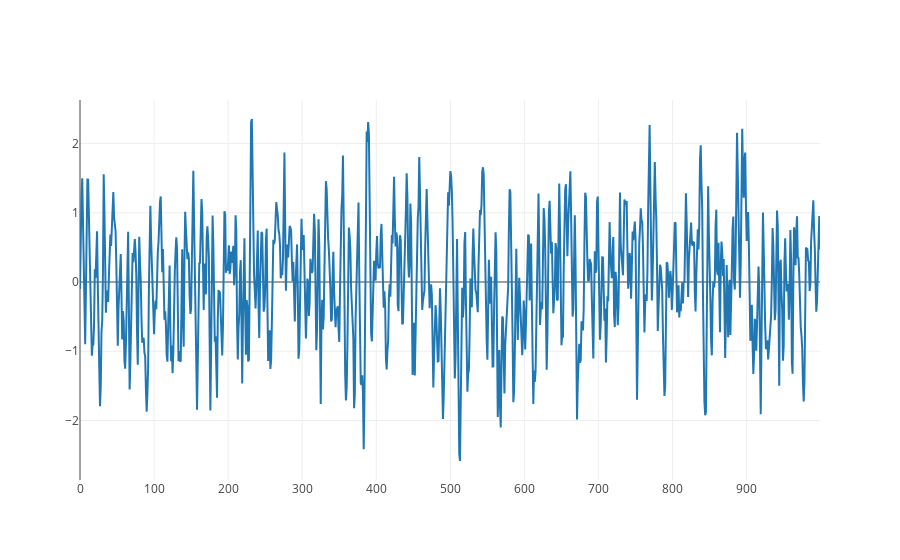

The code cell stored with this chart in its notebook:
### Code cell
trace1 = go.Scatter(
    y = X.T[0],
    x = np.arange(nobs),
    name = 'ARMA'
)

data = [trace1]
py.iplot(data, filename='ARMA')

### Figure 1 — Plotly figure (JSON) as saved in the notebook; plotly's stock layout.template omitted (floating-point values rounded to 4 significant figures; data arrays with more than 128 entries replaced by an {"elided": "..."} marker saying what was removed)
{"data": [{"name": "ARMA", "type": "scatter", "uid": "069da2c8-678b-400e-81b9-04aae19d8693", "x": {"elided": "1000 int values"}, "y": {"elided": "1000 float values"}}], "layout": {"autosize": true, "xaxis": {"autorange": true, "range": [0, 999], "type": "linear"}, "yaxis": {"autorange": true, "range": [-2.859, 2.628], "type": "linear"}}}
